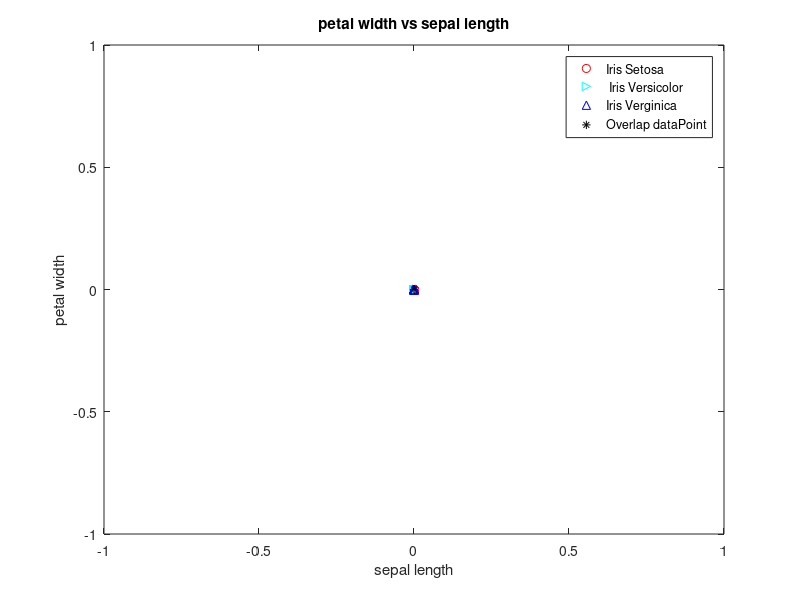
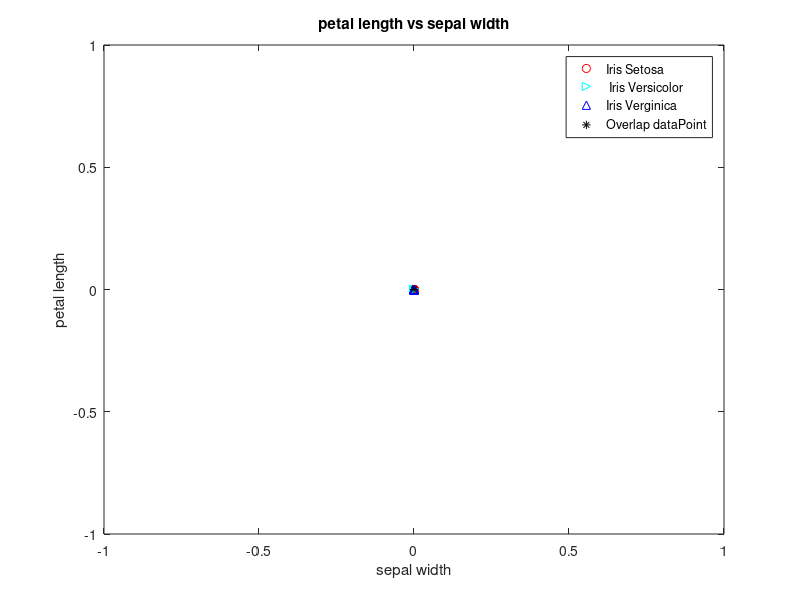

These figures' MATLAB source, in order:
%% file name dataCreationAndDisplay.m
% author: Mrinmoy Sarkar
% email: msarkar@aggies.ncat.edu
% date: 9/2/2017


clear;
close all;

% load data to a veriable
data = importdata('iris.txt');

% no. of class is 3 named Iris-setosa, Iris-versicolor and Iris-verginica
% there are 4 attributes named sepal-length, sepal-width, petal-length,
% petal-width
% there are 50 plants for each species

irisSetosa = zeros(50,4);
irisVersicolor = zeros(50,4);
irisVerginica = zeros(50,4);

n = size(data,1);

indxSeto = 1;
indxVers = 1;
indxVerg = 1;

for i=2:n
    x = strsplit(cell2mat(data(i)));
    if strcmp(x(5), 'Iris-setosa')
        for j=1:4
            irisSetosa(indxSeto,j) = str2double(cell2mat(x(j)));
        end
        indxSeto = indxSeto + 1;
    elseif strcmp(x(5), 'Iris-versicolor')
        for j=1:4
            irisVersicolor(indxVers,j) = str2double(cell2mat(x(j)));
        end
        indxVers = indxVers + 1;
    elseif strcmp(x(5), 'Iris-virginica')
        for j=1:4
            irisVerginica(indxVerg,j) = str2double(cell2mat(x(j)));
        end
        indxVerg = indxVerg + 1;
    end
end





%% plot Fisher's Iris data with petal width versus sepal length
figure;
plot(irisSetosa(:,1), irisSetosa(:,4), 'or'); hold on;
plot(irisVersicolor(:,1), irisVersicolor(:,4), '>c'); hold on;
plot(irisVerginica(:,1), irisVerginica(:,4), '^b'); hold on;

axis([min([min(irisSetosa(:,1)),min(irisVersicolor(:,1)),min(irisVerginica(:,1))])-1 ...
    max([max(irisSetosa(:,1)),max(irisVersicolor(:,1)),max(irisVerginica(:,1))])+1 ...
    min([min(irisSetosa(:,4)),min(irisVersicolor(:,4)),min(irisVerginica(:,4))])-1 ...
    max([max(irisSetosa(:,4)), max(irisVersicolor(:,4)),max(irisVerginica(:,4))])+1]);

title('petal width vs sepal length');
xlabel('sepal length');
ylabel('petal width');
legend('Iris Setosa', ' Iris Versicolor', 'Iris Verginica','AutoUpdate','off');






%% plot overlap symbol (*)
overlapingPointX = [];
overlapingPointY = [];
for i=1:length(irisSetosa(:,1))
    x11 = irisSetosa(i,1);
    y11 = irisSetosa(i,4);
    x21 = irisVersicolor(i,1);
    y21 = irisVersicolor(i,4);
    for j=1:length(irisSetosa(:,1))
        x22 = irisVersicolor(j,1);
        y22 = irisVersicolor(j,4);
        x32 = irisVerginica(j,1);
        y32 = irisVerginica(j,4);
        d1 = (x11-x22)^2 + (y11-y22)^2;
        d2 = (x11-x32)^2 + (y11-y32)^2;
        d3 = (x21-x32)^2 + (y21-y32)^2;
        if d1 == 0 || d2 == 0
            if isempty(find(overlapingPointX == irisSetosa(i,1)))
                overlapingPointX = [overlapingPointX irisSetosa(i,1)];
                overlapingPointY = [overlapingPointY irisSetosa(i,4)];
            else
                if isempty(find(overlapingPointY(find(overlapingPointX == irisSetosa(i,1))) == irisSetosa(i,4)))
                    overlapingPointX = [overlapingPointX irisSetosa(i,1)];
                    overlapingPointY = [overlapingPointY irisSetosa(i,4)];
                end
            end 
        end
        if d3 == 0
            if isempty(find(overlapingPointX == irisVersicolor(i,1)))
                overlapingPointX = [overlapingPointX irisVersicolor(i,1)];
                overlapingPointY = [overlapingPointY irisVersicolor(i,4)];
            else
                if isempty(find(overlapingPointY(find(overlapingPointX == irisVersicolor(i,1))) == irisVersicolor(i,4)))
                    overlapingPointX = [overlapingPointX irisVersicolor(i,1)];
                    overlapingPointY = [overlapingPointY irisVersicolor(i,4)];
                end
            end
        end
    end
end
disp(['Total overlaping data points for petal width vs sepal length is : ' num2str(length(overlapingPointX))])

plot(overlapingPointX, overlapingPointY, '*k');
legend('Iris Setosa', ' Iris Versicolor', 'Iris Verginica', 'Overlap dataPoint')





%% plot Fisher's Iris data with petal length versus sepal width
figure;
plot(irisSetosa(:,2), irisSetosa(:,3), 'or'); hold on;
plot(irisVersicolor(:,2), irisVersicolor(:,3), '>c'); hold on;
plot(irisVerginica(:,2), irisVerginica(:,3), '^b'); hold on;

axis([min([min(irisSetosa(:,2)),min(irisVersicolor(:,2)),min(irisVerginica(:,2))])-1 ...
    max([max(irisSetosa(:,2)),max(irisVersicolor(:,2)),max(irisVerginica(:,2))])+1 ...
    min([min(irisSetosa(:,3)),min(irisVersicolor(:,3)),min(irisVerginica(:,3))])-1 ...
    max([max(irisSetosa(:,3)), max(irisVersicolor(:,3)),max(irisVerginica(:,3))])+1]);

title('petal length vs sepal width');
xlabel('sepal width');
ylabel('petal length');
legend('Iris Setosa', ' Iris Versicolor', 'Iris Verginica','AutoUpdate','off');






%% plot overlap symbol (*)
overlapingPointX = [];
overlapingPointY = [];
for i=1:length(irisSetosa(:,2))
    x11 = irisSetosa(i,2);
    y11 = irisSetosa(i,3);
    x21 = irisVersicolor(i,2);
    y21 = irisVersicolor(i,3);
    for j=1:length(irisSetosa(:,2))
        x22 = irisVersicolor(j,2);
        y22 = irisVersicolor(j,3);
        x32 = irisVerginica(j,2);
        y32 = irisVerginica(j,3);
        d1 = (x11-x22)^2 + (y11-y22)^2;
        d2 = (x11-x32)^2 + (y11-y32)^2;
        d3 = (x21-x32)^2 + (y21-y32)^2;
        if d1 == 0 || d2 == 0
            if isempty(find(overlapingPointX == irisSetosa(i,2)))
                overlapingPointX = [overlapingPointX irisSetosa(i,2)];
                overlapingPointY = [overlapingPointY irisSetosa(i,3)];
            else
                if isempty(find(overlapingPointY(find(overlapingPointX == irisSetosa(i,2))) == irisSetosa(i,3)))
                    overlapingPointX = [overlapingPointX irisSetosa(i,2)];
                    overlapingPointY = [overlapingPointY irisSetosa(i,3)];
                end
            end
        end
        if d3 == 0
            if isempty(find(overlapingPointX == irisVersicolor(i,2)))
                overlapingPointX = [overlapingPointX irisVersicolor(i,2)];
                overlapingPointY = [overlapingPointY irisVersicolor(i,3)];
            else
                if isempty(find(overlapingPointY(find(overlapingPointX == irisVersicolor(i,2))) == irisVersicolor(i,3)))
                    overlapingPointX = [overlapingPointX irisVersicolor(i,2)];
                    overlapingPointY = [overlapingPointY irisVersicolor(i,3)];
                end
            end
        end
    end
end


disp(['Total overlaping data points for petal length vs sepal width is : ' num2str(length(overlapingPointX))])

plot(overlapingPointX, overlapingPointY, '*k');
legend('Iris Setosa', ' Iris Versicolor', 'Iris Verginica', 'Overlap dataPoint')

